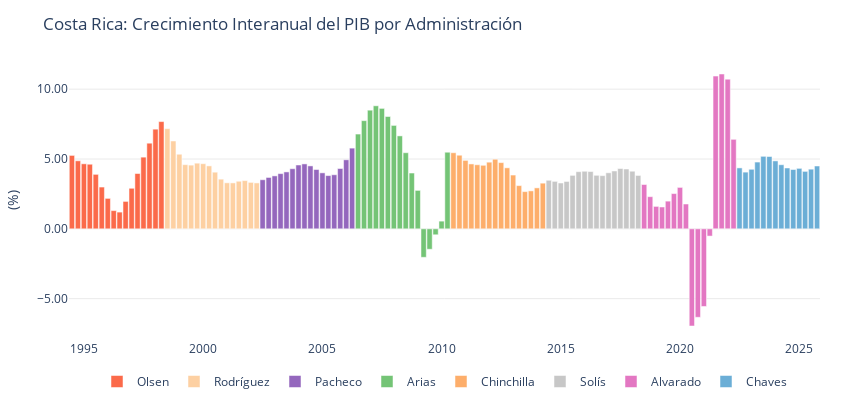

The code cell stored with this chart in its notebook:
### Markdown cell above
### <font color = 'red'> 2.1.1 ECONOMÍA NACIONAL

### Code cell
# Notar el flujo:
#   con el objeto PIBViews se accede a la información requerida. Luego se le calculan los cambios de crecimiento interanuales:

df = year_on_year_changes(ob_pibv.oferta.get_categorias_principales(), q = 4)
df.columns = df.columns.str.replace('_TC', '')
df.info()
print('\n')
col = 'PIB'
statistic = 'mean'

pib = df[[col]]
pib = tag_politics(pib)
pib = pib[pib['Label'] != 'Calderón']

stats_by_admin = compute_basic_statistics(pib, value_col=col, groupby_col='Label')
stats_by_admin = stats_by_admin.sort_values(by = statistic, ascending = False).round(2)

fig_pib_label = plot_timeseries_bars(
    df=pib,
    start = '1994-06-30',
    y_col=col,
    category_col="Label",
    title=f"Costa Rica: Crecimiento Interanual del {col} por Administración",
    x_title="",
    y_title="(%)",
    y_round=2,
    y_suffix="",
    width=850,
    height=420,
    zero_line=False,
    showlegend=True,
    colors=presidential_colors,
    template='plotly_white',
    show_y_grid=True
)

fig_pib_label.show()

display(stats_by_admin[[statistic]].transpose())
